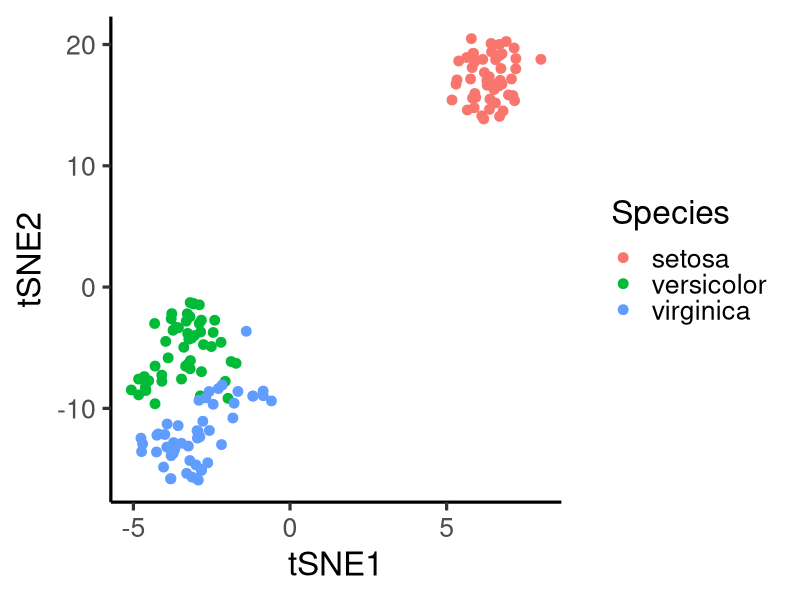

Source code (R):
## ---- chunk 1
library(tidyverse)
library(magrittr)
library(conflicted)

library(Rtsne)

filter <- dplyr::filter

knitr::opts_chunk$set(echo = TRUE)
## ---- chunk 2
#install.packages('Rtsne')
## ---- chunk 3
iris %>% select(-Species) -> iris_num
## ---- chunk 4
Rtsne(iris_num, check_duplicates = F) -> iris_tsne
## ---- chunk 5
cbind(iris, iris_tsne$Y) %>%
  rename(tSNE1 = `1`, tSNE2 = `2`) -> iris_tsne_wrangled
## ---- chunk 6
ggplot(iris_tsne_wrangled, aes(x = tSNE1, y = tSNE2)) +
  geom_point(aes(color = Species), size = 3) +
  theme_classic(base_size = 24)
